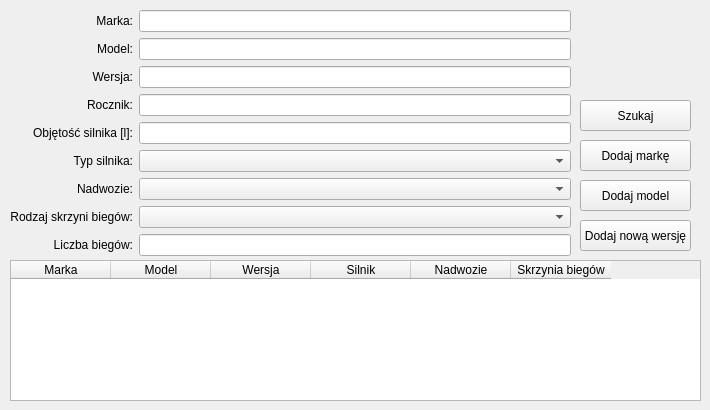
    <widget class="QWidget" name="tab">
     <attribute name="title">
      <string>Samochody</string>
     </attribute>
     <widget class="QTableWidget" name="tableWidget">
      <property name="geometry">
       <rect>
        <x>10</x>
        <y>260</y>
        <width>691</width>
        <height>141</height>
       </rect>
      </property>
      <column>
       <property name="text">
        <string>Marka</string>
       </property>
      </column>
      <column>
       <property name="text">
        <string>Model</string>
       </property>
      </column>
      <column>
       <property name="text">
        <string>Wersja</string>
       </property>
      </column>
      <column>
       <property name="text">
        <string>Silnik</string>
       </property>
      </column>
      <column>
       <property name="text">
        <string>Nadwozie</string>
       </property>
      </column>
      <column>
       <property name="text">
        <string>Skrzynia biegów</string>
       </property>
      </column>
     </widget>
     <widget class="QWidget" name="gridLayoutWidget">
      <property name="geometry">
       <rect>
        <x>10</x>
        <y>10</y>
        <width>561</width>
        <height>248</height>
       </rect>
      </property>
      <layout class="QGridLayout" name="gridLayout">
       <item row="2" column="0">
        <widget class="QLabel" name="label_3">
         <property name="text">
          <string>Wersja:</string>
         </property>
         <property name="alignment">
          <set>Qt::AlignRight|Qt::AlignTrailing|Qt::AlignVCenter</set>
         </property>
        </widget>
       </item>
       <item row="2" column="1">
        <widget class="QLineEdit" name="lineEdit_3"/>
       </item>
       <item row="3" column="0">
        <widget class="QLabel" name="label_4">
         <property name="text">
          <string>Rocznik:</string>
         </property>
         <property name="alignment">
          <set>Qt::AlignRight|Qt::AlignTrailing|Qt::AlignVCenter</set>
         </property>
        </widget>
       </item>
       <item row="5" column="0">
        <widget class="QLabel" name="label_6">
         <property name="text">
          <string>Typ silnika:</string>
         </property>
         <property name="alignment">
          <set>Qt::AlignRight|Qt::AlignTrailing|Qt::AlignVCenter</set>
         </property>
        </widget>
       </item>
       <item row="4" column="1">
        <widget class="QLineEdit" name="lineEdit_5"/>
       </item>
       <item row="0" column="1">
        <widget class="QLineEdit" name="lineEdit"/>
       </item>
       <item row="4" column="0">
        <widget class="QLabel" name="label_5">
         <property name="text">
          <string>Objętość silnika [l]:</string>
         </property>
         <property name="alignment">
          <set>Qt::AlignRight|Qt::AlignTrailing|Qt::AlignVCenter</set>
         </property>
        </widget>
       </item>
       <item row="3" column="1">
        <widget class="QLineEdit" name="lineEdit_4"/>
       </item>
       <item row="8" column="0">
        <widget class="QLabel" name="label_9">
         <property name="text">
          <string>Liczba biegów:</string>
         </property>
         <property name="alignment">
          <set>Qt::AlignRight|Qt::AlignTrailing|Qt::AlignVCenter</set>
         </property>
        </widget>
       </item>
       <item row="1" column="0">
        <widget class="QLabel" name="label_2">
         <property name="text">
          <string>Model:</string>
         </property>
         <property name="alignment">
          <set>Qt::AlignRight|Qt::AlignTrailing|Qt::AlignVCenter</set>
         </property>
        </widget>
       </item>
       <item row="1" column="1">
        <widget class="QLineEdit" name="lineEdit_2"/>
       </item>
       <item row="8" column="1">
        <widget class="QLineEdit" name="lineEdit_6"/>
       </item>
       <item row="6" column="0">
        <widget class="QLabel" name="label_7">
         <property name="text">
          <string>Nadwozie:</string>
         </property>
         <property name="alignment">
          <set>Qt::AlignRight|Qt::AlignTrailing|Qt::AlignVCenter</set>
         </property>
        </widget>
       </item>
       <item row="6" column="1">
        <widget class="QComboBox" name="comboBox"/>
       </item>
       <item row="7" column="1">
        <widget class="QComboBox" name="comboBox_3"/>
       </item>
       <item row="7" column="0">
        <widget class="QLabel" name="label_8">
         <property name="text">
          <string>Rodzaj skrzyni biegów:</string>
         </property>
         <property name="alignment">
          <set>Qt::AlignRight|Qt::AlignTrailing|Qt::AlignVCenter</set>
         </property>
        </widget>
       </item>
       <item row="5" column="1">
        <widget class="QComboBox" name="comboBox_2"/>
       </item>
       <item row="0" column="0">
        <widget class="QLabel" name="label">
         <property name="text">
          <string>Marka:</string>
         </property>
         <property name="alignment">
          <set>Qt::AlignRight|Qt::AlignTrailing|Qt::AlignVCenter</set>
         </property>
        </widget>
       </item>
      </layout>
     </widget>
     <widget class="QPushButton" name="pushButton_3">
      <property name="geometry">
       <rect>
        <x>580</x>
        <y>220</y>
        <width>111</width>
        <height>31</height>
       </rect>
      </property>
      <property name="text">
       <string>Dodaj nową wersję</string>
      </property>
     </widget>
     <widget class="QPushButton" name="pushButton">
      <property name="geometry">
       <rect>
        <x>580</x>
        <y>140</y>
        <width>111</width>
        <height>31</height>
       </rect>
      </property>
      <property name="text">
       <string>Dodaj markę</string>
      </property>
     </widget>
     <widget class="QPushButton" name="pushButton_2">
      <property name="geometry">
       <rect>
        <x>580</x>
        <y>180</y>
        <width>111</width>
        <height>31</height>
       </rect>
      </property>
      <property name="text">
       <string>Dodaj model</string>
      </property>
     </widget>
     <widget class="QPushButton" name="pushButton_6">
      <property name="geometry">
       <rect>
        <x>580</x>
        <y>100</y>
        <width>111</width>
        <height>31</height>
       </rect>
      </property>
      <property name="text">
       <string>Szukaj</string>
      </property>
     </widget>
    </widget>
